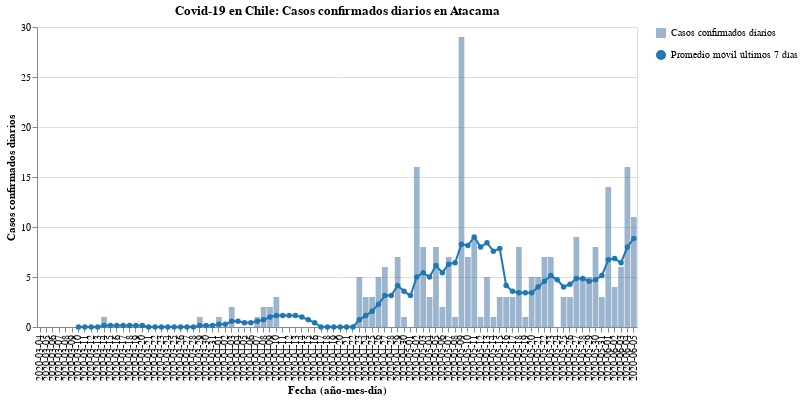

Source (notebook cell):
### Code cell
#hide_input
bars, line = my_cases_plot(region)
(bars + line).properties(
    title=f'Covid-19 en Chile: Casos confirmados diarios en {region}',
    width=600
)

### Figure 1 — Vega-Lite specification as saved in the notebook (floating-point values rounded to 4 significant figures)
{"config": {"view": {"continuousWidth": 400, "continuousHeight": 300}}, "layer": [{"mark": {"type": "bar", "opacity": 0.7}, "encoding": {"opacity": {"type": "nominal", "field": "Casos confirmados diarios", "legend": {"title": ""}}, "tooltip": [{"type": "nominal", "field": "Fecha"}, {"type": "quantitative", "field": "Casos confirmados"}], "x": {"type": "nominal", "axis": {"title": "Fecha (año-mes-día)"}, "field": "Fecha"}, "y": {"type": "quantitative", "axis": {"title": "Casos confirmados diarios"}, "field": "Casos confirmados"}}}, {"mark": {"type": "line", "color": "#1f77b4", "point": {"filled": true, "fill": "#1f77b4"}}, "encoding": {"shape": {"type": "nominal", "field": "Promedio móvil últimos 7 días", "legend": {"title": ""}}, "x": {"type": "nominal", "axis": {"title": "Fecha (año-mes-día)"}, "field": "Fecha"}, "y": {"type": "quantitative", "field": "Rolling"}}}], "data": {"name": "data-819d25e27ef1c6c8de012eea9872adfd"}, "title": "Covid-19 en Chile: Casos confirmados diarios en Atacama", "width": 600, "$schema": "https://vega.github.io/schema/vega-lite/v4.8.1.json", "datasets": {"data-819d25e27ef1c6c8de012eea9872adfd": [{"Fecha": "2020-03-04", "Casos confirmados": 0, "Rolling": null, "Casos confirmados diarios": "Casos confirmados diarios", "Promedio móvil últimos 7 días": "Promedio móvil últimos 7 días"}, {"Fecha": "2020-03-05", "Casos confirmados": 0, "Rolling": null, "Casos confirmados diarios": "Casos confirmados diarios", "Promedio móvil últimos 7 días": "Promedio móvil últimos 7 días"}, {"Fecha": "2020-03-06", "Casos confirmados": 0, "Rolling": null, "Casos confirmados diarios": "Casos confirmados diarios", "Promedio móvil últimos 7 días": "Promedio móvil últimos 7 días"}, {"Fecha": "2020-03-07", "Casos confirmados": 0, "Rolling": null, "Casos confirmados diarios": "Casos confirmados diarios", "Promedio móvil últimos 7 días": "Promedio móvil últimos 7 días"}, {"Fecha": "2020-03-08", "Casos confirmados": 0, "Rolling": null, "Casos confirmados diarios": "Casos confirmados diarios", "Promedio móvil últimos 7 días": "Promedio móvil últimos 7 días"}, {"Fecha": "2020-03-09", "Casos confirmados": 0, "Rolling": null, "Casos confirmados diarios": "Casos confirmados diarios", "Promedio móvil últimos 7 días": "Promedio móvil últimos 7 días"}, {"Fecha": "2020-03-10", "Casos confirmados": 0, "Rolling": 0.0, "Casos confirmados diarios": "Casos confirmados diarios", "Promedio móvil últimos 7 días": "Promedio móvil últimos 7 días"}, {"Fecha": "2020-03-11", "Casos confirmados": 0, "Rolling": 0.0, "Casos confirmados diarios": "Casos confirmados diarios", "Promedio móvil últimos 7 días": "Promedio móvil últimos 7 días"}, {"Fecha": "2020-03-12", "Casos confirmados": 0, "Rolling": 0.0, "Casos confirmados diarios": "Casos confirmados diarios", "Promedio móvil últimos 7 días": "Promedio móvil últimos 7 días"}, {"Fecha": "2020-03-13", "Casos confirmados": 0, "Rolling": 0.0, "Casos confirmados diarios": "Casos confirmados diarios", "Promedio móvil últimos 7 días": "Promedio móvil últimos 7 días"}, {"Fecha": "2020-03-14", "Casos confirmados": 1, "Rolling": 0.1429, "Casos confirmados diarios": "Casos confirmados diarios", "Promedio móvil últimos 7 días": "Promedio móvil últimos 7 días"}, {"Fecha": "2020-03-15", "Casos confirmados": 0, "Rolling": 0.1429, "Casos confirmados diarios": "Casos confirmados diarios", "Promedio móvil últimos 7 días": "Promedio móvil últimos 7 días"}, {"Fecha": "2020-03-16", "Casos confirmados": 0, "Rolling": 0.1429, "Casos confirmados diarios": "Casos confirmados diarios", "Promedio móvil últimos 7 días": "Promedio móvil últimos 7 días"}, {"Fecha": "2020-03-17", "Casos confirmados": 0, "Rolling": 0.1429, "Casos confirmados diarios": "Casos confirmados diarios", "Promedio móvil últimos 7 días": "Promedio móvil últimos 7 días"}, {"Fecha": "2020-03-18", "Casos confirmados": 0, "Rolling": 0.1429, "Casos confirmados diarios": "Casos confirmados diarios", "Promedio móvil últimos 7 días": "Promedio móvil últimos 7 días"}, {"Fecha": "2020-03-19", "Casos confirmados": 0, "Rolling": 0.1429, "Casos confirmados diarios": "Casos confirmados diarios", "Promedio móvil últimos 7 días": "Promedio móvil últimos 7 días"}, {"Fecha": "2020-03-20", "Casos confirmados": 0, "Rolling": 0.1429, "Casos confirmados diarios": "Casos confirmados diarios", "Promedio móvil últimos 7 días": "Promedio móvil últimos 7 días"}, {"Fecha": "2020-03-21", "Casos confirmados": 0, "Rolling": 0.0, "Casos confirmados diarios": "Casos confirmados diarios", "Promedio móvil últimos 7 días": "Promedio móvil últimos 7 días"}, {"Fecha": "2020-03-22", "Casos confirmados": 0, "Rolling": 0.0, "Casos confirmados diarios": "Casos confirmados diarios", "Promedio móvil últimos 7 días": "Promedio móvil últimos 7 días"}, {"Fecha": "2020-03-23", "Casos confirmados": 0, "Rolling": 0.0, "Casos confirmados diarios": "Casos confirmados diarios", "Promedio móvil últimos 7 días": "Promedio móvil últimos 7 días"}, {"Fecha": "2020-03-24", "Casos confirmados": 0, "Rolling": 0.0, "Casos confirmados diarios": "Casos confirmados diarios", "Promedio móvil últimos 7 días": "Promedio móvil últimos 7 días"}, {"Fecha": "2020-03-25", "Casos confirmados": 0, "Rolling": 0.0, "Casos confirmados diarios": "Casos confirmados diarios", "Promedio móvil últimos 7 días": "Promedio móvil últimos 7 días"}, {"Fecha": "2020-03-26", "Casos confirmados": 0, "Rolling": 0.0, "Casos confirmados diarios": "Casos confirmados diarios", "Promedio móvil últimos 7 días": "Promedio móvil últimos 7 días"}, {"Fecha": "2020-03-27", "Casos confirmados": 0, "Rolling": 0.0, "Casos confirmados diarios": "Casos confirmados diarios", "Promedio móvil últimos 7 días": "Promedio móvil últimos 7 días"}, {"Fecha": "2020-03-28", "Casos confirmados": 0, "Rolling": 0.0, "Casos confirmados diarios": "Casos confirmados diarios", "Promedio móvil últimos 7 días": "Promedio móvil últimos 7 días"}, {"Fecha": "2020-03-29", "Casos confirmados": 1, "Rolling": 0.1429, "Casos confirmados diarios": "Casos confirmados diarios", "Promedio móvil últimos 7 días": "Promedio móvil últimos 7 días"}, {"Fecha": "2020-03-30", "Casos confirmados": 0, "Rolling": 0.1429, "Casos confirmados diarios": "Casos confirmados diarios", "Promedio móvil últimos 7 días": "Promedio móvil últimos 7 días"}, {"Fecha": "2020-03-31", "Casos confirmados": 0, "Rolling": 0.1429, "Casos confirmados diarios": "Casos confirmados diarios", "Promedio móvil últimos 7 días": "Promedio móvil últimos 7 días"}, {"Fecha": "2020-04-01", "Casos confirmados": 1, "Rolling": 0.2857, "Casos confirmados diarios": "Casos confirmados diarios", "Promedio móvil últimos 7 días": "Promedio móvil últimos 7 días"}, {"Fecha": "2020-04-02", "Casos confirmados": 0, "Rolling": 0.2857, "Casos confirmados diarios": "Casos confirmados diarios", "Promedio móvil últimos 7 días": "Promedio móvil últimos 7 días"}, {"Fecha": "2020-04-03", "Casos confirmados": 2, "Rolling": 0.5714, "Casos confirmados diarios": "Casos confirmados diarios", "Promedio móvil últimos 7 días": "Promedio móvil últimos 7 días"}, {"Fecha": "2020-04-04", "Casos confirmados": 0, "Rolling": 0.5714, "Casos confirmados diarios": "Casos confirmados diarios", "Promedio móvil últimos 7 días": "Promedio móvil últimos 7 días"}, {"Fecha": "2020-04-05", "Casos confirmados": 0, "Rolling": 0.4286, "Casos confirmados diarios": "Casos confirmados diarios", "Promedio móvil últimos 7 días": "Promedio móvil últimos 7 días"}, {"Fecha": "2020-04-06", "Casos confirmados": 0, "Rolling": 0.4286, "Casos confirmados diarios": "Casos confirmados diarios", "Promedio móvil últimos 7 días": "Promedio móvil últimos 7 días"}, {"Fecha": "2020-04-07", "Casos confirmados": 1, "Rolling": 0.5714, "Casos confirmados diarios": "Casos confirmados diarios", "Promedio móvil últimos 7 días": "Promedio móvil últimos 7 días"}, {"Fecha": "2020-04-08", "Casos confirmados": 2, "Rolling": 0.7143, "Casos confirmados diarios": "Casos confirmados diarios", "Promedio móvil últimos 7 días": "Promedio móvil últimos 7 días"}, {"Fecha": "2020-04-09", "Casos confirmados": 2, "Rolling": 1.0, "Casos confirmados diarios": "Casos confirmados diarios", "Promedio móvil últimos 7 días": "Promedio móvil últimos 7 días"}, {"Fecha": "2020-04-10", "Casos confirmados": 3, "Rolling": 1.143, "Casos confirmados diarios": "Casos confirmados diarios", "Promedio móvil últimos 7 días": "Promedio móvil últimos 7 días"}, {"Fecha": "2020-04-11", "Casos confirmados": 0, "Rolling": 1.143, "Casos confirmados diarios": "Casos confirmados diarios", "Promedio móvil últimos 7 días": "Promedio móvil últimos 7 días"}, {"Fecha": "2020-04-12", "Casos confirmados": 0, "Rolling": 1.143, "Casos confirmados diarios": "Casos confirmados diarios", "Promedio móvil últimos 7 días": "Promedio móvil últimos 7 días"}, {"Fecha": "2020-04-13", "Casos confirmados": 0, "Rolling": 1.143, "Casos confirmados diarios": "Casos confirmados diarios", "Promedio móvil últimos 7 días": "Promedio móvil últimos 7 días"}, {"Fecha": "2020-04-14", "Casos confirmados": 0, "Rolling": 1.0, "Casos confirmados diarios": "Casos confirmados diarios", "Promedio móvil últimos 7 días": "Promedio móvil últimos 7 días"}, {"Fecha": "2020-04-15", "Casos confirmados": 0, "Rolling": 0.7143, "Casos confirmados diarios": "Casos confirmados diarios", "Promedio móvil últimos 7 días": "Promedio móvil últimos 7 días"}, {"Fecha": "2020-04-16", "Casos confirmados": 0, "Rolling": 0.4286, "Casos confirmados diarios": "Casos confirmados diarios", "Promedio móvil últimos 7 días": "Promedio móvil últimos 7 días"}, {"Fecha": "2020-04-17", "Casos confirmados": 0, "Rolling": 0.0, "Casos confirmados diarios": "Casos confirmados diarios", "Promedio móvil últimos 7 días": "Promedio móvil últimos 7 días"}, {"Fecha": "2020-04-18", "Casos confirmados": 0, "Rolling": 0.0, "Casos confirmados diarios": "Casos confirmados diarios", "Promedio móvil últimos 7 días": "Promedio móvil últimos 7 días"}, {"Fecha": "2020-04-19", "Casos confirmados": 0, "Rolling": 0.0, "Casos confirmados diarios": "Casos confirmados diarios", "Promedio móvil últimos 7 días": "Promedio móvil últimos 7 días"}, {"Fecha": "2020-04-20", "Casos confirmados": 0, "Rolling": 0.0, "Casos confirmados diarios": "Casos confirmados diarios", "Promedio móvil últimos 7 días": "Promedio móvil últimos 7 días"}, {"Fecha": "2020-04-21", "Casos confirmados": 0, "Rolling": 0.0, "Casos confirmados diarios": "Casos confirmados diarios", "Promedio móvil últimos 7 días": "Promedio móvil últimos 7 días"}, {"Fecha": "2020-04-22", "Casos confirmados": 0, "Rolling": 0.0, "Casos confirmados diarios": "Casos confirmados diarios", "Promedio móvil últimos 7 días": "Promedio móvil últimos 7 días"}, {"Fecha": "2020-04-23", "Casos confirmados": 5, "Rolling": 0.7143, "Casos confirmados diarios": "Casos confirmados diarios", "Promedio móvil últimos 7 días": "Promedio móvil últimos 7 días"}, {"Fecha": "2020-04-24", "Casos confirmados": 3, "Rolling": 1.143, "Casos confirmados diarios": "Casos confirmados diarios", "Promedio móvil últimos 7 días": "Promedio móvil últimos 7 días"}, {"Fecha": "2020-04-25", "Casos confirmados": 3, "Rolling": 1.571, "Casos confirmados diarios": "Casos confirmados diarios", "Promedio móvil últimos 7 días": "Promedio móvil últimos 7 días"}, {"Fecha": "2020-04-26", "Casos confirmados": 5, "Rolling": 2.286, "Casos confirmados diarios": "Casos confirmados diarios", "Promedio móvil últimos 7 días": "Promedio móvil últimos 7 días"}, {"Fecha": "2020-04-27", "Casos confirmados": 6, "Rolling": 3.143, "Casos confirmados diarios": "Casos confirmados diarios", "Promedio móvil últimos 7 días": "Promedio móvil últimos 7 días"}, {"Fecha": "2020-04-28", "Casos confirmados": 0, "Rolling": 3.143, "Casos confirmados diarios": "Casos confirmados diarios", "Promedio móvil últimos 7 días": "Promedio móvil últimos 7 días"}, {"Fecha": "2020-04-29", "Casos confirmados": 7, "Rolling": 4.143, "Casos confirmados diarios": "Casos confirmados diarios", "Promedio móvil últimos 7 días": "Promedio móvil últimos 7 días"}, {"Fecha": "2020-04-30", "Casos confirmados": 1, "Rolling": 3.571, "Casos confirmados diarios": "Casos confirmados diarios", "Promedio móvil últimos 7 días": "Promedio móvil últimos 7 días"}, {"Fecha": "2020-05-01", "Casos confirmados": 0, "Rolling": 3.143, "Casos confirmados diarios": "Casos confirmados diarios", "Promedio móvil últimos 7 días": "Promedio móvil últimos 7 días"}, {"Fecha": "2020-05-02", "Casos confirmados": 16, "Rolling": 5.0, "Casos confirmados diarios": "Casos confirmados diarios", "Promedio móvil últimos 7 días": "Promedio móvil últimos 7 días"}, {"Fecha": "2020-05-03", "Casos confirmados": 8, "Rolling": 5.429, "Casos confirmados diarios": "Casos confirmados diarios", "Promedio móvil últimos 7 días": "Promedio móvil últimos 7 días"}, {"Fecha": "2020-05-04", "Casos confirmados": 3, "Rolling": 5.0, "Casos confirmados diarios": "Casos confirmados diarios", "Promedio móvil últimos 7 días": "Promedio móvil últimos 7 días"}, {"Fecha": "2020-05-05", "Casos confirmados": 8, "Rolling": 6.143, "Casos confirmados diarios": "Casos confirmados diarios", "Promedio móvil últimos 7 días": "Promedio móvil últimos 7 días"}, {"Fecha": "2020-05-06", "Casos confirmados": 2, "Rolling": 5.429, "Casos confirmados diarios": "Casos confirmados diarios", "Promedio móvil últimos 7 días": "Promedio móvil últimos 7 días"}, {"Fecha": "2020-05-07", "Casos confirmados": 7, "Rolling": 6.286, "Casos confirmados diarios": "Casos confirmados diarios", "Promedio móvil últimos 7 días": "Promedio móvil últimos 7 días"}, {"Fecha": "2020-05-08", "Casos confirmados": 1, "Rolling": 6.429, "Casos confirmados diarios": "Casos confirmados diarios", "Promedio móvil últimos 7 días": "Promedio móvil últimos 7 días"}, {"Fecha": "2020-05-09", "Casos confirmados": 29, "Rolling": 8.286, "Casos confirmados diarios": "Casos confirmados diarios", "Promedio móvil últimos 7 días": "Promedio móvil últimos 7 días"}, {"Fecha": "2020-05-10", "Casos confirmados": 7, "Rolling": 8.143, "Casos confirmados diarios": "Casos confirmados diarios", "Promedio móvil últimos 7 días": "Promedio móvil últimos 7 días"}, {"Fecha": "2020-05-11", "Casos confirmados": 9, "Rolling": 9.0, "Casos confirmados diarios": "Casos confirmados diarios", "Promedio móvil últimos 7 días": "Promedio móvil últimos 7 días"}, {"Fecha": "2020-05-12", "Casos confirmados": 1, "Rolling": 8.0, "Casos confirmados diarios": "Casos confirmados diarios", "Promedio móvil últimos 7 días": "Promedio móvil últimos 7 días"}, {"Fecha": "2020-05-13", "Casos confirmados": 5, "Rolling": 8.429, "Casos confirmados diarios": "Casos confirmados diarios", "Promedio móvil últimos 7 días": "Promedio móvil últimos 7 días"}, {"Fecha": "2020-05-14", "Casos confirmados": 1, "Rolling": 7.571, "Casos confirmados diarios": "Casos confirmados diarios", "Promedio móvil últimos 7 días": "Promedio móvil últimos 7 días"}, {"Fecha": "2020-05-15", "Casos confirmados": 3, "Rolling": 7.857, "Casos confirmados diarios": "Casos confirmados diarios", "Promedio móvil últimos 7 días": "Promedio móvil últimos 7 días"}, {"Fecha": "2020-05-16", "Casos confirmados": 3, "Rolling": 4.143, "Casos confirmados diarios": "Casos confirmados diarios", "Promedio móvil últimos 7 días": "Promedio móvil últimos 7 días"}, {"Fecha": "2020-05-17", "Casos confirmados": 3, "Rolling": 3.571, "Casos confirmados diarios": "Casos confirmados diarios", "Promedio móvil últimos 7 días": "Promedio móvil últimos 7 días"}, {"Fecha": "2020-05-18", "Casos confirmados": 8, "Rolling": 3.429, "Casos confirmados diarios": "Casos confirmados diarios", "Promedio móvil últimos 7 días": "Promedio móvil últimos 7 días"}, {"Fecha": "2020-05-19", "Casos confirmados": 1, "Rolling": 3.429, "Casos confirmados diarios": "Casos confirmados diarios", "Promedio móvil últimos 7 días": "Promedio móvil últimos 7 días"}, {"Fecha": "2020-05-20", "Casos confirmados": 5, "Rolling": 3.429, "Casos confirmados diarios": "Casos confirmados diarios", "Promedio móvil últimos 7 días": "Promedio móvil últimos 7 días"}, {"Fecha": "2020-05-21", "Casos confirmados": 5, "Rolling": 4.0, "Casos confirmados diarios": "Casos confirmados diarios", "Promedio móvil últimos 7 días": "Promedio móvil últimos 7 días"}, {"Fecha": "2020-05-22", "Casos confirmados": 7, "Rolling": 4.571, "Casos confirmados diarios": "Casos confirmados diarios", "Promedio móvil últimos 7 días": "Promedio móvil últimos 7 días"}, {"Fecha": "2020-05-23", "Casos confirmados": 7, "Rolling": 5.143, "Casos confirmados diarios": "Casos confirmados diarios", "Promedio móvil últimos 7 días": "Promedio móvil últimos 7 días"}, {"Fecha": "2020-05-24", "Casos confirmados": 0, "Rolling": 4.714, "Casos confirmados diarios": "Casos confirmados diarios", "Promedio móvil últimos 7 días": "Promedio móvil últimos 7 días"}, {"Fecha": "2020-05-25", "Casos confirmados": 3, "Rolling": 4.0, "Casos confirmados diarios": "Casos confirmados diarios", "Promedio móvil últimos 7 días": "Promedio móvil últimos 7 días"}, {"Fecha": "2020-05-26", "Casos confirmados": 3, "Rolling": 4.286, "Casos confirmados diarios": "Casos confirmados diarios", "Promedio móvil últimos 7 días": "Promedio móvil últimos 7 días"}, {"Fecha": "2020-05-27", "Casos confirmados": 9, "Rolling": 4.857, "Casos confirmados diarios": "Casos confirmados diarios", "Promedio móvil últimos 7 días": "Promedio móvil últimos 7 días"}, {"Fecha": "2020-05-28", "Casos confirmados": 5, "Rolling": 4.857, "Casos confirmados diarios": "Casos confirmados diarios", "Promedio móvil últimos 7 días": "Promedio móvil últimos 7 días"}, {"Fecha": "2020-05-29", "Casos confirmados": 5, "Rolling": 4.571, "Casos confirmados diarios": "Casos confirmados diarios", "Promedio móvil últimos 7 días": "Promedio móvil últimos 7 días"}, {"Fecha": "2020-05-30", "Casos confirmados": 8, "Rolling": 4.714, "Casos confirmados diarios": "Casos confirmados diarios", "Promedio móvil últimos 7 días": "Promedio móvil últimos 7 días"}, {"Fecha": "2020-05-31", "Casos confirmados": 3, "Rolling": 5.143, "Casos confirmados diarios": "Casos confirmados diarios", "Promedio móvil últimos 7 días": "Promedio móvil últimos 7 días"}, {"Fecha": "2020-06-01", "Casos confirmados": 14, "Rolling": 6.714, "Casos confirmados diarios": "Casos confirmados diarios", "Promedio móvil últimos 7 días": "Promedio móvil últimos 7 días"}, {"Fecha": "2020-06-02", "Casos confirmados": 4, "Rolling": 6.857, "Casos confirmados diarios": "Casos confirmados diarios", "Promedio móvil últimos 7 días": "Promedio móvil últimos 7 días"}, {"Fecha": "2020-06-03", "Casos confirmados": 6, "Rolling": 6.429, "Casos confirmados diarios": "Casos confirmados diarios", "Promedio móvil últimos 7 días": "Promedio móvil últimos 7 días"}, {"Fecha": "2020-06-04", "Casos confirmados": 16, "Rolling": 8.0, "Casos confirmados diarios": "Casos confirmados diarios", "Promedio móvil últimos 7 días": "Promedio móvil últimos 7 días"}, {"Fecha": "2020-06-05", "Casos confirmados": 11, "Rolling": 8.857, "Casos confirmados diarios": "Casos confirmados diarios", "Promedio móvil últimos 7 días": "Promedio móvil últimos 7 días"}]}}
